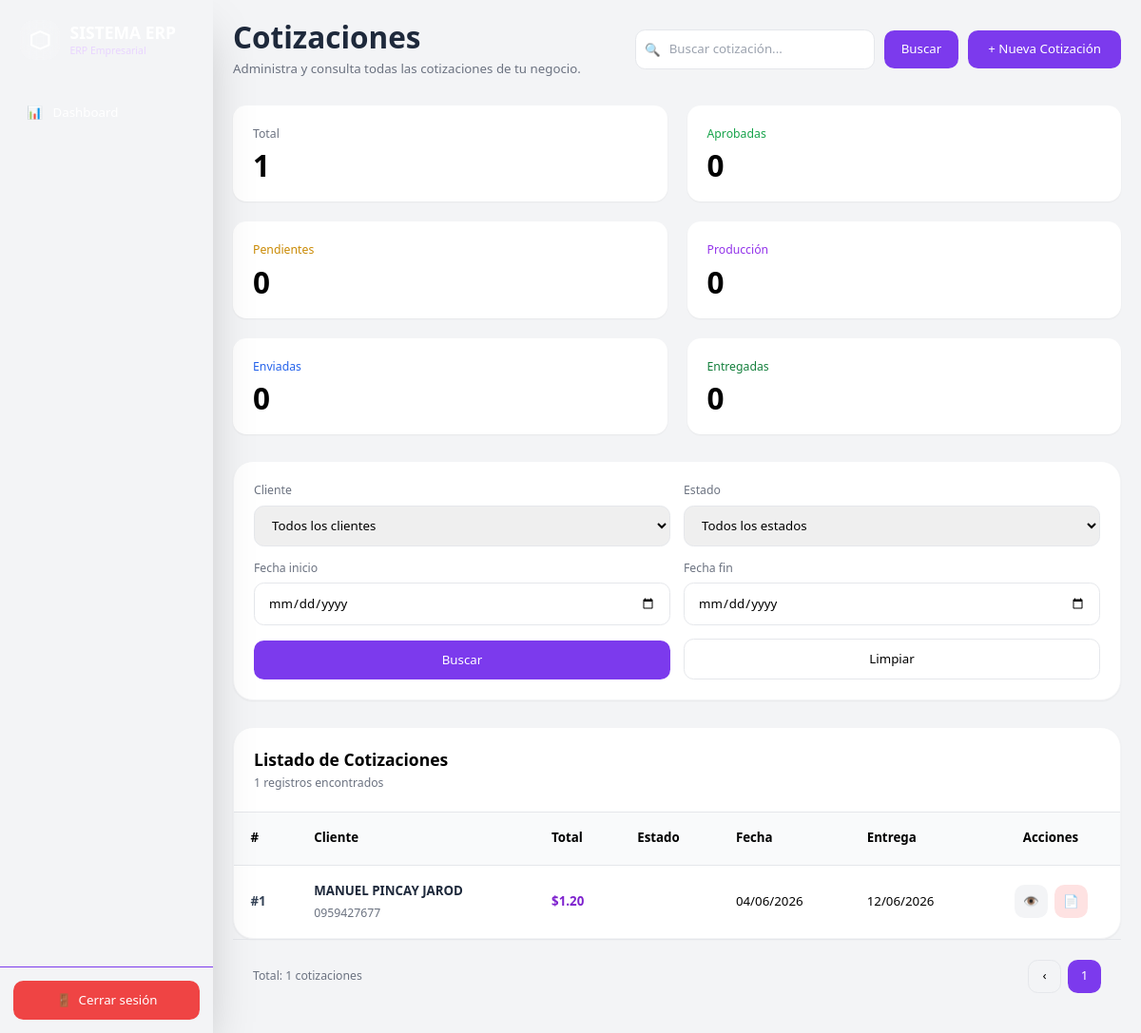
The app's page /quotations/ (signed in) with its own data.
### app/models/quotation.py (models this page shows)
class Quotation(Base):
    __tablename__ = "quotations"
    id = Column(Integer, primary_key=True)
    client_id = Column(
        Integer,
        ForeignKey("clients.id")
    )
    subtotal = Column(Float)
    discount = Column(Float)
    iva = Column(Float)
    total = Column(Float)
    status = Column(String)
    delivery_date = Column(Date)
    design_file = Column(String)
    created_at = Column(
        DateTime,
        default=datetime.utcnow
    )
    client = relationship("Client")
    items = relationship(
    "QuotationItem"
    )
    items = relationship(
    "QuotationItem",
    back_populates="quotation"
)

### app/models/client.py (models this page shows)
class Client(Base):
    __tablename__ = "clients"
    id = Column(Integer, primary_key=True, index=True)
    name = Column(String)
    company = Column(String)
    ruc_ci = Column(String, unique=True)
    phone = Column(String)
    email = Column(String)
    address = Column(Text)
    client_type = Column(String)
    observations = Column(Text)
    created_at = Column(DateTime, default=datetime.now)

### app/routes/quotations.py (the view)
@router.get("/", response_class=HTMLResponse)
async def quotations_page(
    request: Request,
    search: str = "",
    client_id: Optional[str] = None,
    status: str = "",
    start_date: str = "",
    end_date: str = "",
    db: Session = Depends(get_db)
):
    user = role_required(
        request,
        ["admin", "ventas"]
    )
    if isinstance(user, RedirectResponse):
        return user
    query = db.query(
        Quotation
    )
    if search:
        query = query.join(
            Client
        ).filter(
            Client.name.ilike(
                f"%{search}%"
            )
        )
    if client_id and client_id.strip():
        query = query.filter(
            Quotation.client_id == int(client_id)
        )
    if status:
        statuses = [s.strip().lower() for s in status.split(",") if s.strip()]
        expanded = set()
        for s in statuses:
            if s in ("enviada", "enviado"):
                expanded.update(["enviada", "enviado"])
            elif s in ("entregada", "entregado"):
                expanded.update(["entregada", "entregado"])
            else:
                expanded.add(s)
        query = query.filter(Quotation.status.in_(list(expanded)))
    if start_date:
        query = query.filter(
            Quotation.created_at >= start_date
        )
    if end_date:
        query = query.filter(
            Quotation.created_at <= end_date
        )
    quotations = query.order_by(
        Quotation.id.desc()
    ).all()
    total_quotations = db.query(
        Quotation
    ).count()
    pending_quotations = db.query(
        Quotation
    ).filter(
        Quotation.status == "pendiente"
    ).count()
    approved_quotations = db.query(
        Quotation
    ).filter(
        Quotation.status == "aprobada"
    ).count()
    production_quotations = db.query(
        Quotation
    ).filter(
        Quotation.status == "produccion"
    ).count()
    sent_quotations = db.query(Quotation).filter(
        Quotation.status.in_(["enviada", "enviado"])
    ).count()
    delivered_quotations = db.query(Quotation).filter(
        Quotation.status.in_(["entregada", "entregado"])
    ).count()
    cancelled_quotations = db.query(
        Quotation
    ).filter(
        Quotation.status == "cancelada"
    ).count()
    clients = db.query(
        Client
    ).order_by(
        Client.name
    ).all()
    return templates.TemplateResponse(
        request=request,
        name="quotations.html",
        context={
            "quotations": quotations,
            "clients": clients,
            "search": search,
            "client_id": client_id,
            "status": status,
            "start_date": start_date,
            "end_date": end_date,
            "total_quotations": total_quotations,
            "pending_quotations": pending_quotations,
            "approved_quotations": approved_quotations,
            "production_quotations": production_quotations,
            "sent_quotations": sent_quotations,
            "delivered_quotations": delivered_quotations,
            "cancelled_quotations": cancelled_quotations,
        },
    )

### app/templates/quotations.html (shortened to what this page needs)
{% extends 'base.html' %} {% block content %}
<div class="flex flex-col lg:flex-row lg:items-center lg:justify-between gap-6 mb-8">
    <div>
        <h1 class="text-4xl font-bold text-slate-800">Cotizaciones</h1>
        <p class="text-gray-500 mt-2">
            Administra y consulta todas las cotizaciones de tu negocio.
        </p>
    </div>
    <div class="flex items-center gap-3">
        <form method="GET" class="flex items-center gap-3">
            <div class="relative">
                <input type="text" name="search" value="{{ search or '' }}" placeholder="Buscar cotización..."
                    class="w-72 border border-gray-200 rounded-xl px-4 py-3 pl-10" />
                <span class="absolute left-3 top-3.5"> 🔍 </span>
            </div>
            <button class="bg-purple-700 text-white px-5 py-3 rounded-xl">
                Buscar
            </button>
        </form>
        <a href="/quotations/new"
            class="bg-purple-700 hover:bg-purple-800 text-white px-6 py-3 rounded-xl font-medium transition">
            + Nueva Cotización
        </a>
    </div>
</div>
<div class="grid grid-cols-1 md:grid-cols-2 xl:grid-cols-5 gap-6 mb-8">
    <div class="bg-white rounded-2xl shadow-sm p-6">
        <p class="text-gray-500 text-sm">Total</p>
        <h2 class="text-4xl font-bold mt-2">{{ total_quotations }}</h2>
    </div>
    <div class="bg-white rounded-2xl shadow-sm p-6">
        <p class="text-green-600 text-sm">Aprobadas</p>
        <h2 class="text-4xl font-bold mt-2">{{ approved_quotations }}</h2>
    </div>
    <div class="bg-white rounded-2xl shadow-sm p-6">
        <p class="text-yellow-600 text-sm">Pendientes</p>
        <h2 class="text-4xl font-bold mt-2">{{ pending_quotations }}</h2>
    </div>
    <div class="bg-white rounded-2xl shadow-sm p-6">
        <p class="text-purple-600 text-sm">Producción</p>
        <h2 class="text-4xl font-bold mt-2">{{ production_quotations }}</h2>
    </div>
    <div class="bg-white rounded-2xl shadow-sm p-6">
        <p class="text-blue-600 text-sm">Enviadas</p>
        <h2 class="text-4xl font-bold mt-2">{{ sent_quotations }}</h2>
    </div>
    <div class="bg-white rounded-2xl shadow-sm p-6">
        <p class="text-green-700 text-sm">Entregadas</p>
        <h2 class="text-4xl font-bold mt-2">{{ delivered_quotations }}</h2>
    </div>
</div>
<form method="GET">
    <div class="bg-white rounded-3xl shadow-sm border border-gray-100 p-6 mb-8">
        <div class="grid grid-cols-1 md:grid-cols-2 xl:grid-cols-6 gap-4">
            <div>
                <label class="block text-sm text-gray-500 mb-2">
                    Cliente
                </label>
                <select name="client_id" class="w-full border border-gray-200 rounded-xl px-4 py-3">
                    <option value="">
                        Todos los clientes
                    </option>
                </select>
            </div>
            <div>
                <label class="block text-sm text-gray-500 mb-2">
                    Estado
                </label>
                <select
    name="status"
    class="w-full border border-gray-200 rounded-xl px-4 py-3"
>
    <option value="">
        Todos los estados
    </option>
</select>
            </div>
            <div>
                <label class="block text-sm text-gray-500 mb-2">
                    Fecha inicio
                </label>
                <input
    type="date"
    name="start_date"
    value="{{ start_date }}"
    class="w-full border border-gray-200 rounded-xl px-4 py-3"
>
            </div>
            <div>
                <label class="block text-sm text-gray-500 mb-2">
                    Fecha fin
                </label>
                <input
    type="date"
    name="end_date"
    value="{{ end_date }}"
    class="w-full border border-gray-200 rounded-xl px-4 py-3"
>
            </div>
            <div class="flex items-end">
                <button type="submit" class="w-full bg-purple-700 hover:bg-purple-800 text-white py-3 rounded-xl">
                    Buscar
                </button>
            </div>
            <div class="flex items-end">
                <a href="/quotations"
                    class="w-full border border-gray-200 hover:bg-gray-50 py-3 rounded-xl text-center">
                    Limpiar
                </a>
            </div>
        </div>
    </div>
</form>
<div class="bg-white rounded-3xl shadow-sm border border-gray-100 overflow-hidden">
    <div class="flex justify-between items-center p-6 border-b">
        <div>
            <h2 class="text-xl font-bold">Listado de Cotizaciones</h2>
            <p class="text-gray-500 text-sm mt-1">
                {{ total_quotations }} registros encontrados
            </p>
        </div>
    </div>
    <div class="overflow-x-auto">
        <table class="w-full">
            <thead class="bg-gray-50">
                <tr>
                    <th class="p-5 text-left">#</th>
                    <th class="p-5 text-left">Cliente</th>
                    <th class="p-5 text-left">Total</th>
                    <th class="p-5 text-left">Estado</th>
                    <th class="p-5 text-left">Fecha</th>
                    <th class="p-5 text-left">Entrega</th>
                    <th class="p-5 text-center">Acciones</th>
                </tr>
            </thead>
            <tbody>
                {% if quotations %} {% for quotation in quotations %}
                <tr class="border-t hover:bg-gray-50 transition">
                    <td class="p-5 font-bold text-slate-700">#{{ quotation.id }}</td>
                    <td class="p-5">
                        <div>
                            <div class="font-semibold text-slate-800">
                                {% if quotation.client %} {{ quotation.client.name }} {% else %}
                                Sin cliente {% endif %}
                            </div>
                            <div class="text-sm text-gray-500 mt-1">
                                {% if quotation.client %} {{ quotation.client.phone or
                                quotation.client.email or "-" }} {% else %} - {% endif %}
                            </div>
                        </div>
                    </td>
                    <td class="p-5">
                        <span class="font-bold text-purple-700">
                            ${{ "%.2f"|format(quotation.total or 0) }}
                        </span>
                    </td>
                    <td class="p-5">
                        {% set st = (quotation.status or "")|lower|trim %}
                    </td>
                    <td class="p-5">
                        {% if quotation.created_at %} {{
                        quotation.created_at.strftime('%d/%m/%Y') }} {% else %} - {% endif
                        %}
                    </td>
                    <td class="p-5">
                        {% if quotation.delivery_date %} {{
                        quotation.delivery_date.strftime('%d/%m/%Y') }} {% else %} — {%
                        endif %}
                    </td>
                    <td class="p-5">
                        <div class="flex justify-center gap-2">
                            <a href="/quotations/{{ quotation.id }}"
                                class="w-10 h-10 flex items-center justify-center bg-gray-100 hover:bg-gray-200 rounded-xl"
                                title="Ver">
                                👁
                            </a>
                            <a href="/quotations/{{ quotation.id }}/pdf"
                                class="w-10 h-10 flex items-center justify-center bg-red-100 hover:bg-red-200 rounded-xl"
                                title="PDF">
                                📄
                            </a>
                        </div>
                    </td>
                </tr>
                {% endfor %} {% endif %}
            </tbody>
        </table>
    </div>
</div>
<div class="flex justify-between items-center p-6 border-t">
    <span class="text-gray-500 text-sm">
        Total: {{ total_quotations }} cotizaciones
    </span>
    <div class="flex gap-2">
        <button class="w-10 h-10 border rounded-xl">‹</button>
        <button class="w-10 h-10 bg-purple-700 text-white rounded-xl">1</button>
    </div>
</div>
{% endblock %}

### records on screen
Quotation: id "1", client.name "MANUEL PINCAY JAROD", client "0959427677", total "1.20", created_at "04/06/2026", delivery_date "12/06/2026"

### other values on screen
{{ total_quotations }} "1"
{{ approved_quotations }} "0"
{{ pending_quotations }} "0"
{{ production_quotations }} "0"
{{ sent_quotations }} "0"
{{ delivered_quotations }} "0"
